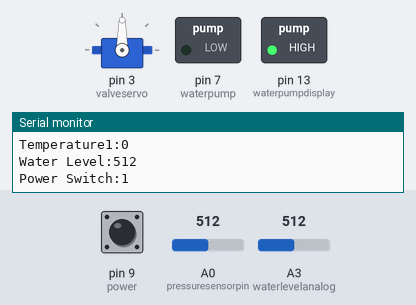
This sketch was run on a simulated Arduino Uno, built with avr-gcc and run on an emulated ATmega328P. Shown: servo, switched loads named in the sketch (green lamp = pin HIGH), the last lines printed to the serial monitor. Inputs (shaded band) come from the test bench; at power-on: A0 (pressuresensorpin) = 512, A3 (waterlevelanalog) = 512, pin 9 (power) HIGH.

Above: at 1.2 s.
1.3 s: A0 (pressuresensorpin) set to 389
2.8 s: A0 (pressuresensorpin) set to 371
At 3.3 s:
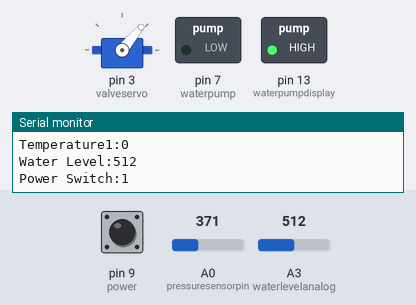
4.3 s: A3 (waterlevelanalog) set to 408
7.3 s: A3 (waterlevelanalog) set to 390
At 7.9 s:
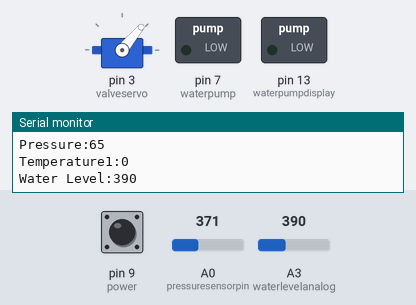
8.9 s: pin 9 (power) pulled LOW for 1 s
At 10.6 s:
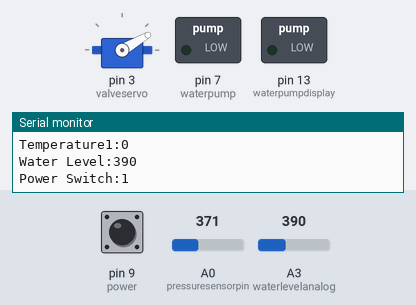
11.5 s: A3 (waterlevelanalog) set to 410
At 12.2 s:
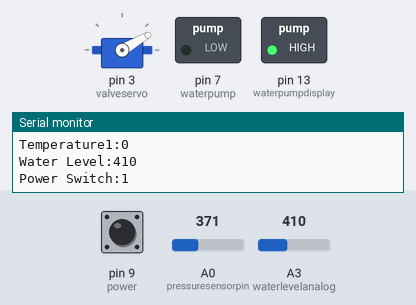
Timing chart, 0 to 15.5 s (numbered marks = the images above; inputs shaded):
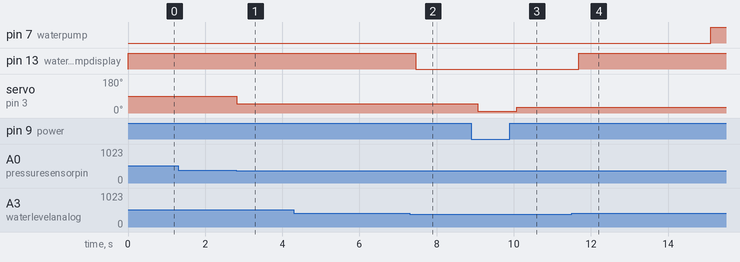

The sketch:

steam2propaneservo.ino
```cpp
#include <Servo.h>
#include <LowPower.h>

/*
steam scooter control program


*/


//Port assignments
//analog inputs
//const int batteryvoltagepin = A1;
const int pressuresensorpin = A0;
const int waterlevelanalog = A3;

//digital inputs

const int throttle = 11;
const int power = 9;


//digital outputs
const int valveservo = 3;
const int waterpump = 7;
const int pressuredisplaypin = 6;         //neopixel string for pressure display and battery display
//const int batterydisplay = 9;          //single neopixel for battery display
const int waterpumpdisplay = 13;         //led lights up when water is detected

//timers and other constants
const int waterpumpinterval = 15;      //interval to check the water level at
const int shutdowntimer = 20;         //timer to slowly shutdown the pellet burner to avoid excessive smoke or overheating
const int glowplugtimer = 90;         //glowplug firing duration on startup or relight
const int pressurehigh = 100;          //maximum pressure, fan to idle, pressure may go higher due to idling fan and relief valve
const int pressurelow = 70;            //low pressure setting for fan control
const int PIXEL_COUNT = 8;              //neopixel count
const int batterypixel = 7;            //battery pixel
const float batteryhigh = 13.0;        //high voltage battery level
const float batterylow = 11.0;         //low voltage battery level
const float batterydivider = 0.25;      //ratio for battery voltage divider.
const long startuptime = 10;         //timer for propane ignition.
const int waterlevelset = 400;        //set point for analog water level sensor
const int pressureoff = 120;          //pressure for turning off propane burner.

const int propaneoff = 10;            //servo position for propane off
const int propaneprelight = 30;      //servo position for propane prelight, gas on but before ignition.
const int propanehigh = 50;           //servo position for high burn.
const int propanelow = 100;         //servo position for low burn.


long waterprevious = 0;
long shutdownprevious = 0;
int powerbuttonState = 0;         // current state of the button
int powerlastButtonState = 0;     // previous state of the button
int pressure = 0;
int temperature1 = 0;
float temperature2 = 0;
long batterylevel = 0;
unsigned long currentMillis = 0;
int startupcheck = 0;
long startuptimer = 0;
int waterlevela = 0;

Servo propane;


void setup() {
  //congifure ports
  pinMode(throttle, INPUT);
  digitalWrite(throttle, HIGH);
  pinMode(power, INPUT);
  digitalWrite(power, HIGH);
  pinMode(waterpump, OUTPUT);
  pinMode(waterpumpdisplay, OUTPUT);
  Serial.begin(9600);
  digitalWrite(waterpump,LOW);

  propane.attach(valveservo);


}

void loop() {

  currentMillis = millis(); //update current time
//  temperature1 = 100*analogRead(thermocouple1pin); //update temperature
  if (analogRead(waterlevelanalog) > waterlevelset ) {
    waterlevela = 1;
  }
  if (analogRead(waterlevelanalog) < waterlevelset) {
    waterlevela = 0;
  }
  digitalWrite(waterpumpdisplay,waterlevela);
  //battery voltage
  //batterylevel = map((analogRead(batteryvoltagepin)/batterydivider),0,1024,0,5);

  //read pressure sensor and convert
  pressure = map(analogRead(pressuresensorpin),102,922,0,200); //maps the analog read to the pressure, this is based on the specs of the pressure sensor

  Serial.print("Pressure:");
  Serial.println(pressure);
  Serial.print("Temperature1:");
  Serial.println(temperature1);
  Serial.print("Water Level:");
  Serial.println(analogRead(waterlevelanalog));
  Serial.print("Power Switch:");
  Serial.println(digitalRead(power));


  //shutdown section
  powerbuttonState = digitalRead(power);
    // compare the buttonState to its previous state
    if (powerbuttonState != powerlastButtonState) {
      shutdownprevious = currentMillis;
      startuptimer = currentMillis;
      powerlastButtonState = powerbuttonState;
    }
  if (0==digitalRead(power)) {
    shutdownsequence();
    startupcheck = 1;
  }

  if (currentMillis - startuptimer > (startuptime*1000)) {
    startupcheck = 0;
  }
  //check and maintain water level every interval
  if(currentMillis - waterprevious > (waterpumpinterval*1000)) {
    waterprevious = currentMillis;
    waterpumpfunc();
  }

  //this function controls the neopixel strip
//  pressuredisplay();

  //pressure based fire control function
  if (1==digitalRead(power)) {
    pressurecontrol();
  }

  delay(200);


}


void shutdownsequence() {
  if(currentMillis - shutdownprevious > (shutdowntimer*1000)) {
    propane.write(propaneoff);
   // digitalWrite(waterpump, 0);


    while(0 == digitalRead(power)){
      LowPower.powerDown(SLEEP_4S, ADC_OFF, BOD_OFF);
    }
  }
  else{
   propane.write(propaneoff);

  }
}


//function turns on water pump if water sensor is low until water sensor is high         I should add code later to prevent boiler flooding
void waterpumpfunc(){
 if (analogRead(waterlevelanalog) > waterlevelset ) {
   digitalWrite(waterpump, HIGH);
   //digitalWrite(waterpumpdisplay, HIGH);
   while (analogRead(waterlevelanalog) > waterlevelset ) {
       Serial.print("Pressure:");
  Serial.println(pressure);
  Serial.print("Temperature1:");
  Serial.println(temperature1);
  Serial.print("Water Level:");
  Serial.println(analogRead(waterlevelanalog) );
  Serial.print("Power Switch:");
  Serial.println(digitalRead(power));
     delay(10);
   }
   digitalWrite(waterpump, LOW);
   //digitalWrite(waterpumpdisplay, LOW);
 }
}


//the function that controls the fan and glow plug based on pressure and temperature
void pressurecontrol() {
  //ignition state
  if (startupcheck == 1 && pressure < pressurelow) {
    propane.write(propaneprelight);
    return;
  }
  if (pressure > pressureoff) {
    propane.write(propaneoff);
    startupcheck = 1;
    return;
  }
  //low pressure state
  if (pressure < pressurelow) {
    propane.write(propanehigh);
    return;
  }
  //high pressure state
  if (pressure > pressurehigh) {
    propane.write(propanelow);
    return;
  }
  //medium pressure state, the important one
  if (pressure < pressurehigh && pressure > pressurelow) {
    propane.write(map(pressure, pressurelow, pressurehigh, propanehigh, propanelow));
    return;
  }
}
```

Measured:
- the behaviour switches between 389 and 388 on A0 (pressuresensorpin) (found by bisection; images 0 and 1)
- the behaviour switches between 400 and 399 on A3 (waterlevelanalog) (found by bisection; images 1 and 2)
- after the input at 2.8 s, servo on pin 3 (valveservo): 90° → 50° at once
- after the input at 7.3 s, pin 13 (waterpumpdisplay): HIGH → LOW after 0.15 s
- after the input at 8.9 s, servo on pin 3 (valveservo): 50° → 10° after 0.17 s, → 30° 1.0 s later
- after the input at 11.5 s, pin 7 (waterpump): LOW → HIGH after 3.6 s; pin 13 (waterpumpdisplay): LOW → HIGH after 0.18 s
